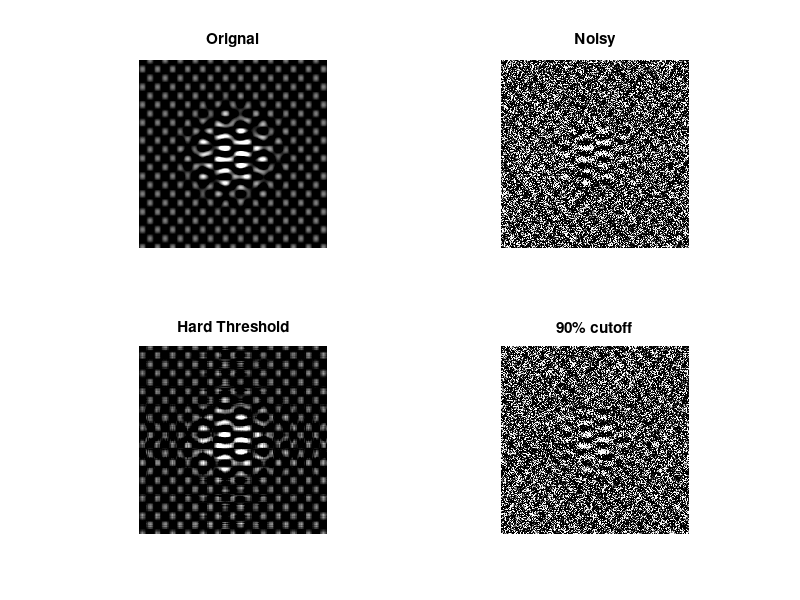
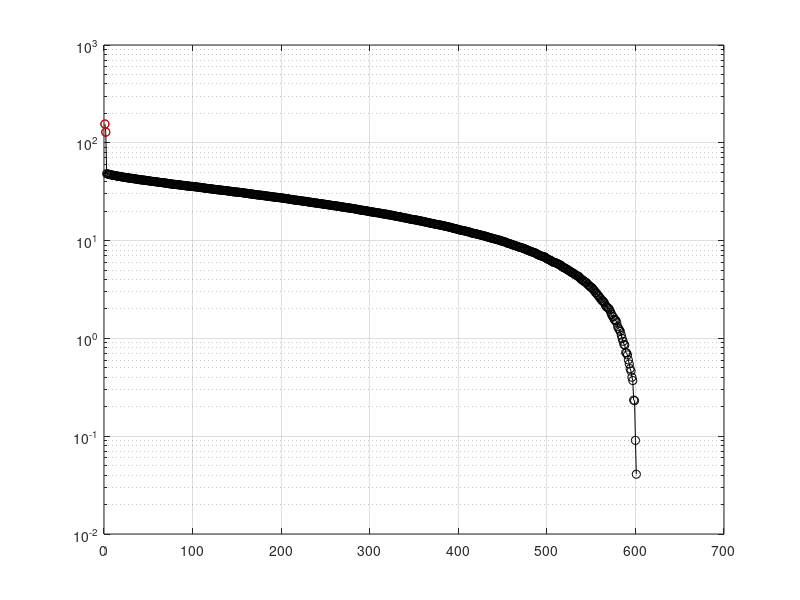

MATLAB code for these plots, in order:
clear all, close all, clc

%%
t = (-3: 0.01: 3)';
Utrue = [cos(17*t).*exp(-t.^2) sin(11*t)];
Strue = [2 0; 0 0.5];
Vtrue = [sin(5*t).*exp(-t.^2) cos(13*t)];

X = Utrue*Strue*Vtrue';
subplot(2,2,1); imshow(X);
title("Orignal");

%%
sigma = 1;
Xnoisy = X + sigma*randn(size(X));
subplot(2,2,2); imshow(Xnoisy)
title("Noisy");

%%
[U, S, V] = svd(Xnoisy);
N = size(Xnoisy, 1);
cutoff = (4/sqrt(3)) * sqrt(N) * sigma;
r = max(find(diag(S) > cutoff));
Xclean = U(:,1:r) * S(1:r, 1:r) * V(:, 1:r)';
subplot(2,2,3); imshow(Xclean);
title("Hard Threshold");

%% 
cdS = cumsum(diag(S)) ./sum(diag(S)); % Cumlative energy
r90 = min(find(cdS > 0.9)); % Find r to capture 90% energy
X90 = U(:,1:r90) * S(1:r90, 1:r90) * V(:, 1:r90)';
subplot(2,2,4); imshow(X90);
title("90% cutoff");

%%
figure;
semilogy(diag(S), '-ok'), hold on, grid on;
semilogy(diag(S(1:r, 1:r)), 'or');
 



